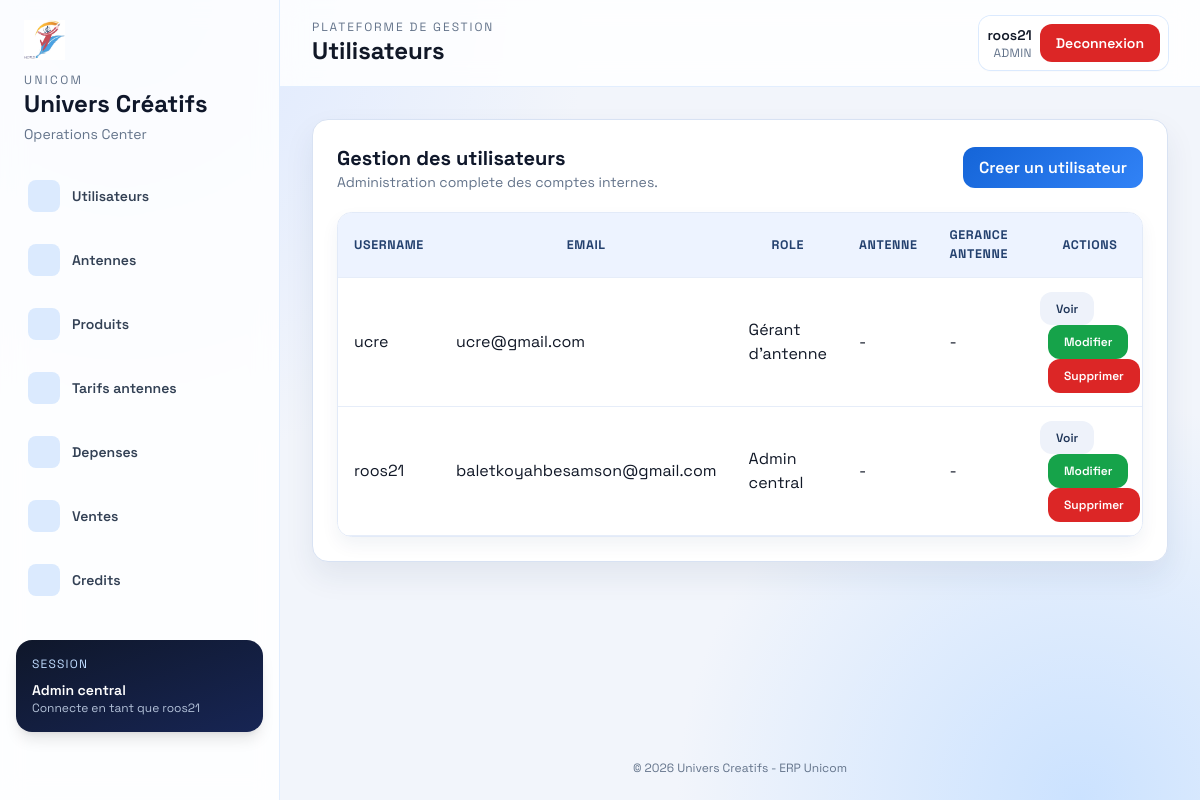
The page /accounts/users/ (signed in) on the database as committed earlier.
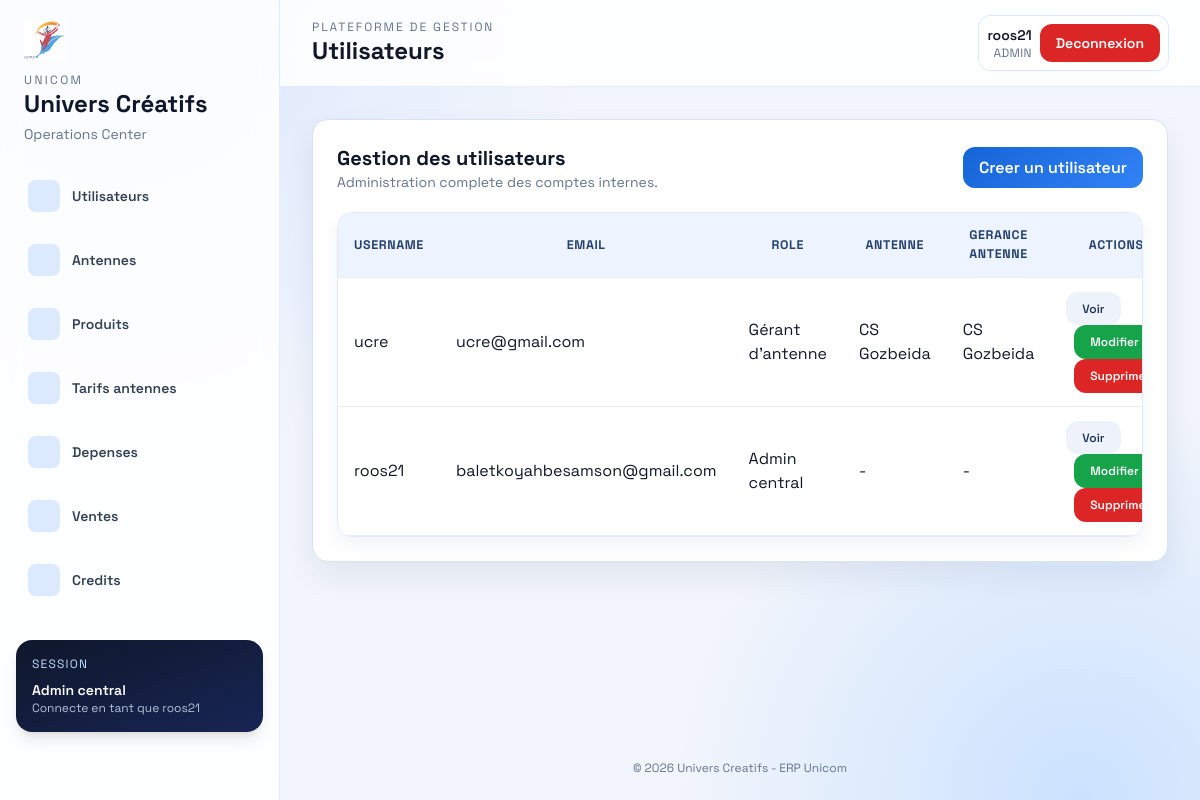
The same page on the database as committed later.
### accounts/models.py (models this page shows, shortened)
class User(AbstractUser, PermissionsMixin, SoftDeleteMixin):
    class Role(models.TextChoices):
        GERANT = "gerant", "Gérant d'antenne"
        ADMIN = "admin", "Admin central"
        DIRECTEUR = "directeur", "Directeur"
        SUPERVISEUR = "superviseur", "Superviseur régional"
    role = models.CharField(
        max_length=20,
        choices=Role.choices,
        default=Role.GERANT,
        help_text="Détermine les permissions et les accès aux modules."
    )
    antenne = models.ForeignKey(
        'Antenne',
        on_delete=models.PROTECT,
        null=True,
        blank=True,
        related_name='personnel'
    )
    telephone = models.CharField(
        max_length=20,
        blank=True,
        null=True,
        help_text="Numéro de téléphone professionnel"
    )
    is_blocked = models.BooleanField(
        default=False,
        help_text="Blocage manuel : coupe l'accès sans supprimer le compte."
    )
    date_creation = models.DateTimeField(
        auto_now_add=True,
        help_text="Date de création du compte"
    )
    date_derniere_connexion = models.DateTimeField(
        blank=True,
        null=True,
        help_text="Dernière connexion réussie"
    )
    groups = models.ManyToManyField(
        'auth.Group',
        related_name='accounts_user_set',
        related_query_name='accounts_user',
        blank=True,
        help_text='Groupes de permissions de l’utilisateur.'
    )
    user_permissions = models.ManyToManyField(
        'auth.Permission',
        related_name='accounts_user_set',
        related_query_name='accounts_user',
        blank=True,
        help_text='Permissions spécifiques de l’utilisateur.'
    )

class Antenne(models.Model):
    nom = models.CharField(max_length = 150, null=True, blank=True)
    lieux = models.ForeignKey(Ville, on_delete=models.CASCADE, blank=True, null=True)
    gerant = models.ForeignKey(User, on_delete=models.CASCADE, related_name='gerant')
    class Meta:
        verbose_name = 'Antenne'
        verbose_name_plural = 'Antennes'
    def __str__(self):
        return f'{self.nom}'

### accounts/decorators.py (the view)
        def wrapper(request, *args, **kwargs):
            if not request.user.is_authenticated:
                return redirect("accounts:login")  # Redirige l'utilisateur vers la page de login si non authentifié
            if request.user.role not in roles:
                messages.error(request, "Vous n'avez pas la permission d'accéder à cette page.")
                return redirect("accounts:no_permission")  # Redirige vers une page d'absence de permission
            return view_func(request, *args, **kwargs)

### accounts/templatetags/auth_extras.py (called while the page is built)
@register.simple_tag
def role_permissions(role):
    return ROLE_PERMISSIONS.get(role, set())

### accounts/views.py (called while the page is built)
@login_required
@role_required('admin')
def user_list(request):
    users = User.objects.filter(is_deleted=False)
    return render(request, 'accounts/user_list.html', {'users': users})

### templates/accounts/user_list.html (shortened to what this page needs)
{% extends "base.html" %}
{% block page_title %}Utilisateurs{% endblock %}
{% block content %}
<div class="space-y-5">
  <div class="flex flex-wrap items-center justify-between gap-3">
    <div>
      <h2 class="text-xl font-bold text-slate-900">Gestion des utilisateurs</h2>
      <p class="text-sm text-slate-500">Administration complete des comptes internes.</p>
    </div>
    <a href="{% url 'accounts:user_create' %}" class="ui-btn ui-btn-primary">Creer un utilisateur</a>
  </div>
  <div class="overflow-x-auto ui-card">
    <table class="ui-table">
      <thead>
        <tr>
          <th>Username</th>
          <th>Email</th>
          <th>Role</th>
          <th>Antenne</th>
          <th>Gerance antenne</th>
          <th>Actions</th>
        </tr>
      </thead>
      <tbody>
        {% for user in users %}
          <tr class="{% if user.is_blocked %}bg-red-50{% endif %}">
            <td>{{ user.username }}</td>
            <td>{{ user.email }}</td>
            <td>{{ user.get_role_display }}</td>
            <td>{{ user.antenne|default:"-" }}</td>
            <td>{{ user.gerant.first|default:"-" }}</td>
            <td class="space-x-2">
              <a href="{% url 'accounts:user_detail' user.pk %}" class="ui-btn ui-btn-muted text-xs">Voir</a>
              <a href="{% url 'accounts:user_update' user.pk %}" class="ui-btn text-xs text-white" style="background:#16a34a;">Modifier</a>
              <a href="{% url 'accounts:user_delete' user.pk %}" class="ui-btn ui-btn-danger text-xs" onclick="return confirm('Voulez-vous vraiment supprimer cet utilisateur ?');">Supprimer</a>
            </td>
          </tr>
        {% empty %}
          <tr>
            <td colspan="6" class="text-center text-slate-500">Aucun utilisateur trouve.</td>
          </tr>
        {% endfor %}
      </tbody>
    </table>
  </div>
</div>
{% endblock %}

Rows that differ between the two databases and show on the page:
changed User "ucre": antenne "-" → "CS Gozbeida"; gerant.first "-" → "CS Gozbeida"
